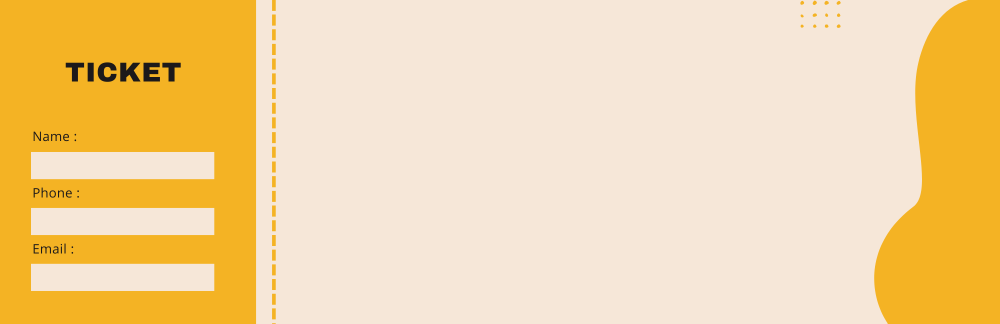
#> input picture tickets/tckts/tic1.png, 2000 x 647 px, found by its file name (shown at 1/2 size)
$ python ticket1.py   (older library calls are emulated)
#> lines starting #> are read from the running program, lines starting #| are printed output that depends on the picture
from PIL import Image,ImageDraw,ImageFont
import os
if not os.path.exists('tickets/ticketsave'):
    os.makedirs('tickets/ticketsave')
FONT_COLOR = "#000000"
temp = Image.open('tickets/tckts/tic1.png')
#> temp is the input picture: PIL image 2000x647 RGBA; mean R, G, B, A 244.4, 214.5, 161.2, 255
WIDTH, HEIGHT = temp.size
#> WIDTH = 2000; HEIGHT = 647
def make_tickets1(name,event,date,org,venue,email,phone,time):
#> called with name = 'Soham Chakraborty', event = 'Metathon', date = '28.12.2022', venue = 'Taal Kutir Convention', email = 'prithasaha19@gmail.com', phone = '9800910906', time = '09:30 a.m.'
    image_source = Image.open('tickets/tckts/tic1.png')
    draw = ImageDraw.Draw(image_source)
    name_width, name_height = draw.textsize(name)
#> name_width = 92; name_height = 12
    draw.text((73,317), name, fill=FONT_COLOR,font=ImageFont.truetype("arial.ttf",20))
    event_width, event_height = draw.textsize(event)
#> event_width = 45; event_height = 10
    draw.text((1028,223), event, fill=FONT_COLOR,font=ImageFont.truetype("arial.ttf",110))
    date_width, date_height = draw.textsize(date)
#> date_width = 52; date_height = 10
    draw.text((1172,465), date, fill=FONT_COLOR,font=ImageFont.truetype("arial.ttf",20))
    venue_width, venue_height = draw.textsize(venue)
#> venue_width = 101; venue_height = 10
    draw.text((1049,386), venue, fill=FONT_COLOR,font=ImageFont.truetype("arial.ttf",40))
    org_width, org_height = draw.textsize(org)
#> org_width = 198; org_height = 12
    draw.text((695,73), org, fill=FONT_COLOR,font=ImageFont.truetype("arial.ttf",50))
    email_width, email_height = draw.textsize(email)
#> email_width = 118; email_height = 12
    draw.text((72,544),email, fill=FONT_COLOR,font=ImageFont.truetype("arial.ttf",20))
    phone_width, phone_height = draw.textsize(phone)
#> phone_width = 60; phone_height = 10
    draw.text((74,427),phone, fill=FONT_COLOR,font=ImageFont.truetype("arial.ttf",20))
    time_width, time_height = draw.textsize(time)
#> time_width = 46; time_height = 10
    draw.text((1173,494),time, fill=FONT_COLOR,font=ImageFont.truetype("arial.ttf",20))
    image_source.save('tickets/ticketsave/ticket.png', format='PNG')
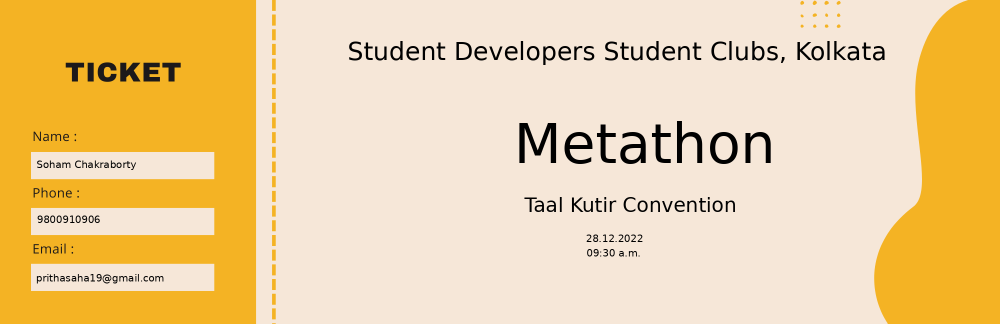
#> saved as ticket.png: PIL image 2000x647 RGBA (shown at 1/2 size); mean R, G, B, A 238.5, 208.9, 156, 255


if __name__ == "__main__":
    names = ["Soham Chakraborty", "Kaustav Giri", "Pritha Saha","Ujjaini Ray"]
    event = "Metathon"
    date = "28.12.2022"
    venue = "Taal Kutir Convention"
    org = "Student Developers Student Clubs, Kolkata"
    phone = "9800910906"
    email = "prithasaha19@gmail.com"
    time = "09:30 a.m."
    for name in names:
        make_tickets1(name,event,date,org,venue,email,phone,time)
    print(len(names), "Tickets done.")
